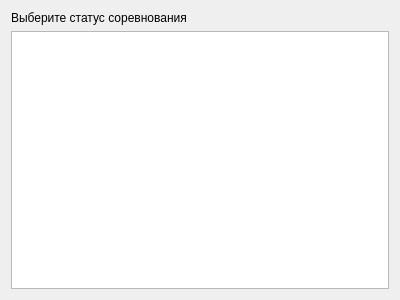
<?xml version="1.0" encoding="UTF-8"?>
<ui version="4.0">
 <class>CompetitionStatusesPage</class>
 <widget class="QWidget" name="CompetitionStatusesPage">
  <property name="geometry">
   <rect>
    <x>0</x>
    <y>0</y>
    <width>400</width>
    <height>300</height>
   </rect>
  </property>
  <property name="windowTitle">
   <string>Form</string>
  </property>
  <layout class="QVBoxLayout" name="verticalLayout">
   <item>
    <widget class="QLabel" name="l_competitionStatus">
     <property name="text">
      <string>Выберите статус соревнования</string>
     </property>
    </widget>
   </item>
   <item>
    <widget class="QListWidget" name="lw_competitionStatus"/>
   </item>
  </layout>
 </widget>
 <resources/>
 <connections/>
</ui>
